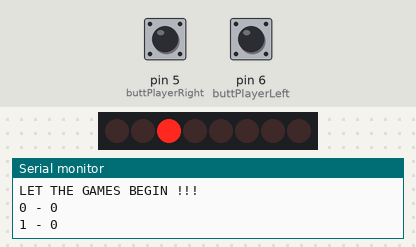
The sketch below on a simulated Arduino Uno, built with avr-gcc and run on an emulated ATmega328P. On the bench: 8 shift-register outputs drawn as a row of LEDs (first output left, lit = HIGH), the last lines printed to the serial monitor. Wiring (inferred from the names in the program): shift register (74HC595): data pin 2; shift clock pin 3; MR pin 4. Wiring (inferred from the signals the program sends): row of LEDs: on Q0, Q1, Q2, Q3, Q4, Q5, Q6, Q7. The test bench sets the inputs (shaded band); at power-on: pin 6 (buttPlayerLeft) LOW, pin 5 (buttPlayerRight) LOW.

Above: at 2.5 s.
2.6 s: pin 6 (buttPlayerLeft) pulled HIGH for 0.3 s
At 2.84 s:
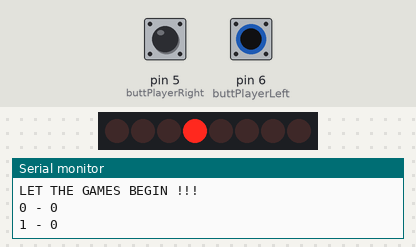
At 4.1 s:
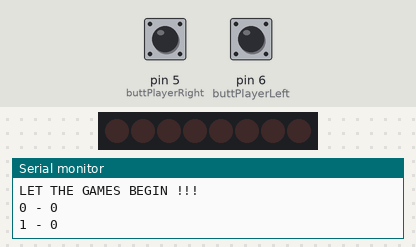
5.9 s: pin 6 (buttPlayerLeft) pulled HIGH for 3.2 s
At 9.4 s:
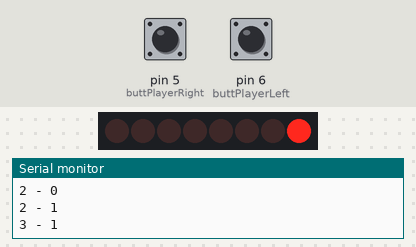
11.2 s: pin 5 (buttPlayerRight) pulled HIGH for 3.2 s
Timing chart, 0 to 21.7 s (numbered marks = the images above; inputs shaded):
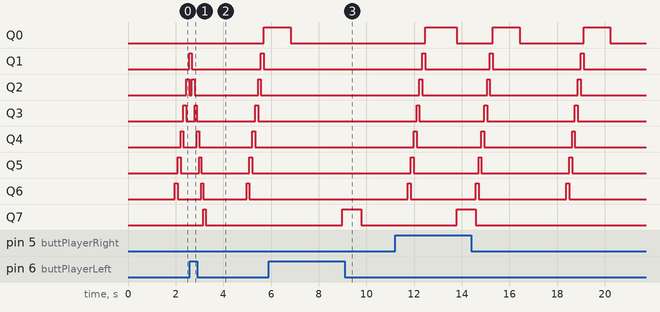

The sketch:

ShiftRegs.ino
```cpp
int clk = 3;
int shift = 2;
int clr = 4;
int buttPlayerLeft = 6;
int buttPlayerRight = 5;
int counter = 7;
int leftPlayerScore = 0;
int rightPlayerScore = 0;
int ballDelay = 120;
bool directionLeft = false;


void startGame();       // starts a new game
void risingEdge();      // rising clk_edge to shift the next bit
void shiftRegs();       // shift the bits
void setFirstLed();     // clears the shift regs and sets first bit to high
int  checkButtClick();  // checks if the buttons are pressed at the right time
void setLedPos(int pos); // set led on position pos
void fail();            // blinck the current LED where the fail happened


void setup() {
  pinMode(clk, OUTPUT);
  pinMode(shift, OUTPUT);
  pinMode(clr, OUTPUT);

  pinMode(buttPlayerLeft, INPUT);
  pinMode(buttPlayerRight, INPUT);

  digitalWrite(clk, LOW);
  digitalWrite(shift, LOW);
  digitalWrite(clr, HIGH);

  Serial.begin(9600);

  Serial.println("LET THE GAMES BEGIN !!!");

  Serial.print(leftPlayerScore);
  Serial.print(" - ");
  Serial.println(rightPlayerScore);
}

void loop() {
  shiftRegs();
  delay(ballDelay);
  if(counter == 15){
    fail();
  } else if(counter == 0){
    fail();
  }
}

void risingEdge(){
  digitalWrite(clk, LOW);
  digitalWrite(clk, HIGH);
}

void clearRegister(){
  digitalWrite(clr, LOW);
  digitalWrite(clr, HIGH);
}

void shiftRegs(){
  checkButtClick();

  if(directionLeft){
    counter--;
  } else{
    counter++;
  }

  setLedPos(counter);
}

void setFirstLed(){
  digitalWrite(shift, HIGH);
  risingEdge();
  digitalWrite(shift, LOW);
}

int checkButtClick(){
  if(digitalRead(buttPlayerLeft)){
    if(counter >= 1 && counter <= 3){
      directionLeft = 0;
      ballDelay -= 10;
    } else if(directionLeft == 1){
      fail();
    }
  }else if(digitalRead(buttPlayerRight)){
    if(counter >= 12 && counter <= 14){
      directionLeft = 1;
      ballDelay -= 10;
    } else if (directionLeft == 0){
      fail();
    }
  }
}

void setLedPos(int pos){
  clearRegister();
  setFirstLed();
  while(pos--){
    risingEdge();
  }
}

void fail(){
  int i = 5;
  while(i--){
    delay(100);
    clearRegister();
    delay(100);
    setLedPos(counter);
  }
  if(directionLeft == 0){
    leftPlayerScore++;
  }else{
    rightPlayerScore++;
  }
  directionLeft = !directionLeft;
  Serial.print(leftPlayerScore);
  Serial.print(" - ");
  Serial.println(rightPlayerScore);
  ballDelay = 120;
  counter = 7;
}


//Failstate: 1,2,3,12,13,14 (und alles dazwischen) Für Player umgekehrt (wenn bei sich selbst gedrückt)
```
